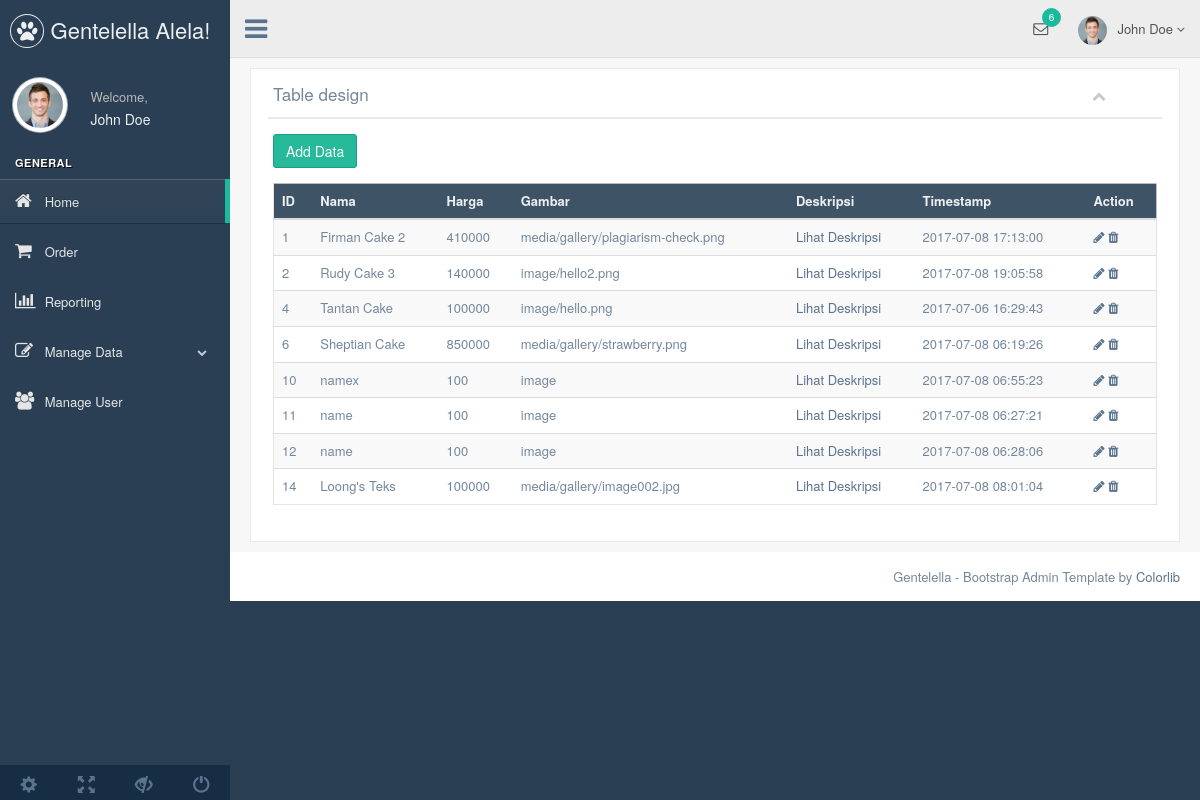
Page /admin/index.php?menu=cake (signed in) on the earlier database version.
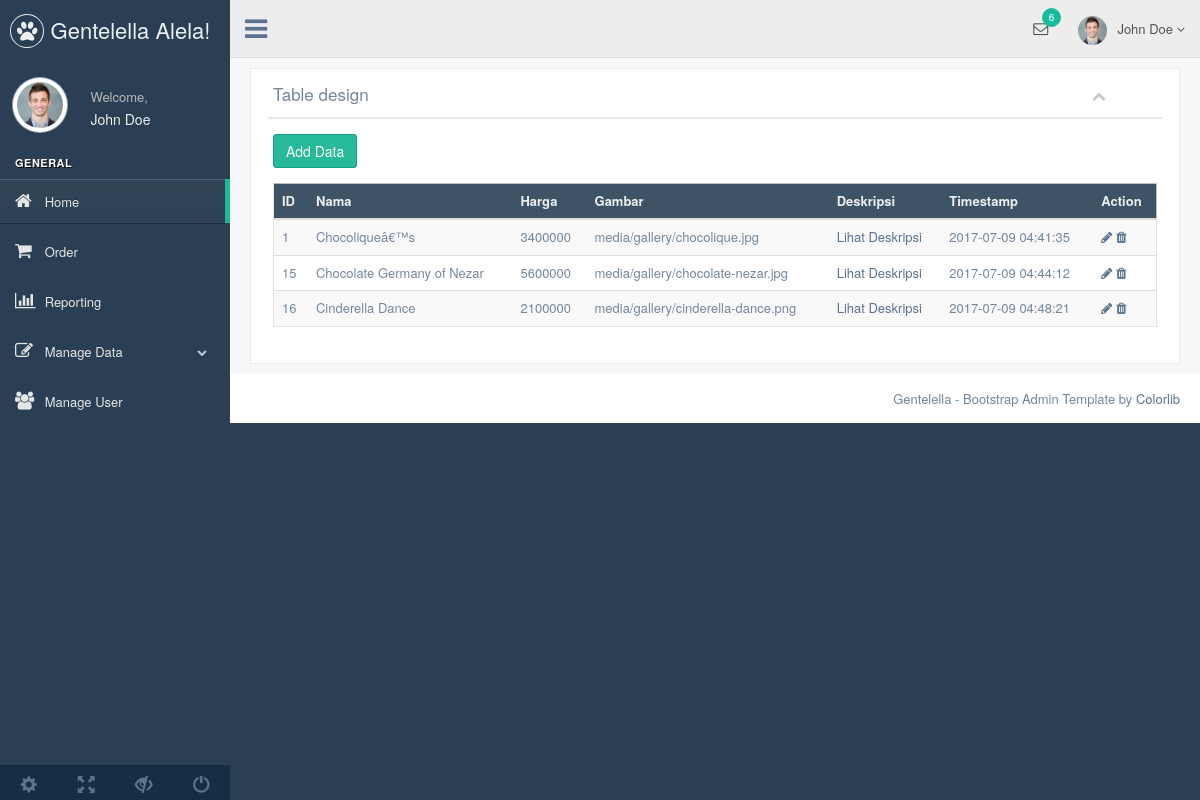
Same page on the later database version.
### tables this page shows
CREATE TABLE `cake` (
  `id` int(11) NOT NULL,
  `name` varchar(255) NOT NULL,
  `price` int(11) NOT NULL,
  `image` varchar(255) NOT NULL,
  `description` text NOT NULL,
  `create_date` timestamp NOT NULL DEFAULT CURRENT_TIMESTAMP ON UPDATE CURRENT_TIMESTAMP
);

### admin/cake.php (the view, shortened to what this page needs)
<div class="row">
  <div class="col-md-12 col-sm-12 col-xs-12">
    <div class="x_panel">
      <div class="x_title">
        <h2>Table design <small>Custom design</small></h2>
        <ul class="nav navbar-right panel_toolbox">
          <li><a class="collapse-link"><i class="fa fa-chevron-up"></i></a></li>
        </ul>
        <div class="clearfix"></div>
      </div>
      <div class="x_content">
        <p><a href="#" class="btn btn-success" data-target="#ModalAdd" data-toggle="modal">Add Data</a></p>
        <div class="table-responsive">
          <table class="table table-striped jambo_table bulk_action">
            <thead>
              <tr class="headings">
                <th class="column-title">ID</th>
                <th class="column-title">Nama</th>
                <th class="column-title">Harga</th>
                <th class="column-title">Gambar</th>
                <th class="column-title">Deskripsi</th>
                <th class="column-title">Timestamp</th>
                <th class="column-title no-link last"><span class="nobr">Action</span></th>
              </tr>
            </thead>
            <tbody>
              <?php
                include "koneksi.php";
                $tbname="cake";
                $modal=mysqli_query($connection, "SELECT * FROM $tbname");
                while($r=mysqli_fetch_array($modal)){
              ?>
                <tr class="even pointer">
                    <td><?php echo $r['id']; ?></td>
                    <td><?php echo $r['name']; ?></td>
                    <td><?php echo $r['price']; ?></td>
                    <td><?php echo $r['image']; ?></td>
                    <td><a href="#" data-target="#ModalDesc<?php echo $r['id']; ?>" data-toggle="modal">Lihat Deskripsi</a></td>
                    <td><?php echo $r['create_date']; ?></td>
                    <td>
                       <a href="#" class='open_modal' id='<?php echo $r['id']; ?>' tbname="<?php echo $tbname; ?>"><i class="fa fa-pencil"></i></a>
                       <a href="#" onclick="confirm_modal('delete_data.php?id=<?php echo $r['id']; ?>&amp;tbname=<?php echo $tbname; ?>');"><i class="fa fa-trash"></i></a>
                    </td>
                </tr>
              <?php } ?>
        </tbody>
        </table>
        </div>
      </div>
    </div>
  </div>
</div>

### admin/index.php (shortened to what this page needs)
<?php
      if(!isset($_SESSION['ulogin'])) {
           header("location:login.php");
      }
      else {
?>
<!DOCTYPE html>
<html lang="en">
  <head>
    <link href="../vendors/bootstrap/dist/css/bootstrap.min.css" rel="stylesheet">
    <link href="../vendors/font-awesome/css/font-awesome.min.css" rel="stylesheet">
    <link href="../vendors/nprogress/nprogress.css" rel="stylesheet">
    <link href="../vendors/bootstrap-daterangepicker/daterangepicker.css" rel="stylesheet">
    <link href="../vendors/iCheck/skins/flat/green.css" rel="stylesheet">
    <link href="../vendors/build/css/custom.min.css" rel="stylesheet">
    <link href="../vendors/google-code-prettify/bin/prettify.min.css" rel="stylesheet">
    <link href="../vendors/select2/dist/css/select2.min.css" rel="stylesheet">
    <link href="../vendors/switchery/dist/switchery.min.css" rel="stylesheet">
    <link href="../vendors/starrr/dist/starrr.css" rel="stylesheet">
    <link href="../vendors/bootstrap-daterangepicker/daterangepicker.css" rel="stylesheet">
    <link href="../vendors/bootstrap-datetimepicker/build/css/bootstrap-datetimepicker.css" rel="stylesheet">
  </head>
  <body class="nav-md">
    <div class="container body">
      <div class="main_container">
        <div class="col-md-3 left_col">
          <div class="left_col scroll-view">
            <div class="navbar nav_title" style="border: 0;">
              <a href="index.html" class="site_title"><i class="fa fa-paw"></i> <span>Gentelella Alela!</span></a>
            </div>
            <div class="profile clearfix">
              <div class="profile_pic">
                <img src="../images/img.jpg" alt="..." class="img-circle profile_img">
              </div>
              <div class="profile_info">
                <span>Welcome,</span>
                <h2>John Doe</h2>
              </div>
            </div>
            <br />
            <div id="sidebar-menu" class="main_menu_side hidden-print main_menu">
              <div class="menu_section">
                <h3>General</h3>
                <ul class="nav side-menu">
                  <li class="active"><a href="index.php?menu=dashboard"><i class="fa fa-home"></i> Home </a></li>
                  <li><a href="index.php?menu=order"><i class="fa fa-shopping-cart"></i> Order </a></li>
                  <li><a href="index.php?menu=report"><i class="fa fa-bar-chart-o"></i> Reporting </a></li>
                  <li><a><i class="fa fa-edit"></i> Manage Data <span class="fa fa-chevron-down"></span></a>
                  </li>
                  <li><a href="index.php?menu=user"><i class="fa fa-users"></i> Manage User </a></li>
                </ul>
              </div>
            </div>
            <div class="sidebar-footer hidden-small">
              <a data-toggle="tooltip" data-placement="top" title="Settings">
                <span class="glyphicon glyphicon-cog" aria-hidden="true"></span>
              </a>
              <a data-toggle="tooltip" data-placement="top" title="FullScreen">
                <span class="glyphicon glyphicon-fullscreen" aria-hidden="true"></span>
              </a>
              <a data-toggle="tooltip" data-placement="top" title="Lock">
                <span class="glyphicon glyphicon-eye-close" aria-hidden="true"></span>
              </a>
              <a data-toggle="tooltip" data-placement="top" title="Logout" href="logout.php">
                <span class="glyphicon glyphicon-off" aria-hidden="true"></span>
              </a>
            </div>
          </div>
        </div>
        <div class="top_nav">
          <div class="nav_menu">
            <nav>
              <div class="nav toggle">
                <a id="menu_toggle"><i class="fa fa-bars"></i></a>
              </div>
              <ul class="nav navbar-nav navbar-right">
                <li class="">
                  <a href="javascript:;" class="user-profile dropdown-toggle" data-toggle="dropdown" aria-expanded="false">
                    <img src="../images/img.jpg" alt="">John Doe
                    <span class=" fa fa-angle-down"></span>
                  </a>
                </li>
                <li role="presentation" class="dropdown">
                  <a href="javascript:;" class="dropdown-toggle info-number" data-toggle="dropdown" aria-expanded="false">
                    <i class="fa fa-envelope-o"></i>
                    <span class="badge bg-green">6</span>
                  </a>
                </li>
              </ul>
            </nav>
          </div>
        </div>
        <div class="right_col" role="main">
          <div class="">
            <?php
              if (isset($_GET['menu'])) {
                $menu = $_GET['menu'];
                switch ($menu) {
                    case "cake":
                        include "$menu.php";
                        break;
                }
              }
              else {
                include "dashboard.php";
              }
            ?>
          </div>
        </div>
        <footer>
          <div class="pull-right">
            Gentelella - Bootstrap Admin Template by <a href="https://colorlib.com">Colorlib</a>
          </div>
          <div class="clearfix"></div>
        </footer>
      </div>
    </div>
  </body>
</html>
<?php } ?>

Differences in the rows shown:
removed cake: id "2", name "Rudy Cake 3", price "140000", image "image/hello2.png", create_date "2017-07-08 19:05:58"
removed cake: id "4", name "Tantan Cake", price "100000", image "image/hello.png", create_date "2017-07-06 16:29:43"
removed cake: id "6", name "Sheptian Cake", price "850000", image "media/gallery/strawberry.png", create_date "2017-07-08 06:19:26"
removed cake: id "10", name "namex", price "100", image "image", create_date "2017-07-08 06:55:23"
removed cake: id "11", name "name", price "100", image "image", create_date "2017-07-08 06:27:21"
removed cake: id "12", name "name", price "100", image "image", create_date "2017-07-08 06:28:06"
removed cake: id "14", name "Loong's Teks", price "100000", image "media/gallery/image002.jpg", create_date "2017-07-08 08:01:04"
changed cake id 1: name "Firman Cake 2" → "Chocoliqueâ€™s"; price "410000" → "3400000"; image "media/gallery/plagiarism-check.png" → "media/gallery/chocolique.jpg"; create_date "2017-07-08 17:13:00" → "2017-07-09 04:41:35"
added cake: id "15", name "Chocolate Germany of Nezar", price "5600000", image "media/gallery/chocolate-nezar.jpg", create_date "2017-07-09 04:44:12"
added cake: id "16", name "Cinderella Dance", price "2100000", image "media/gallery/cinderella-dance.png", create_date "2017-07-09 04:48:21"
